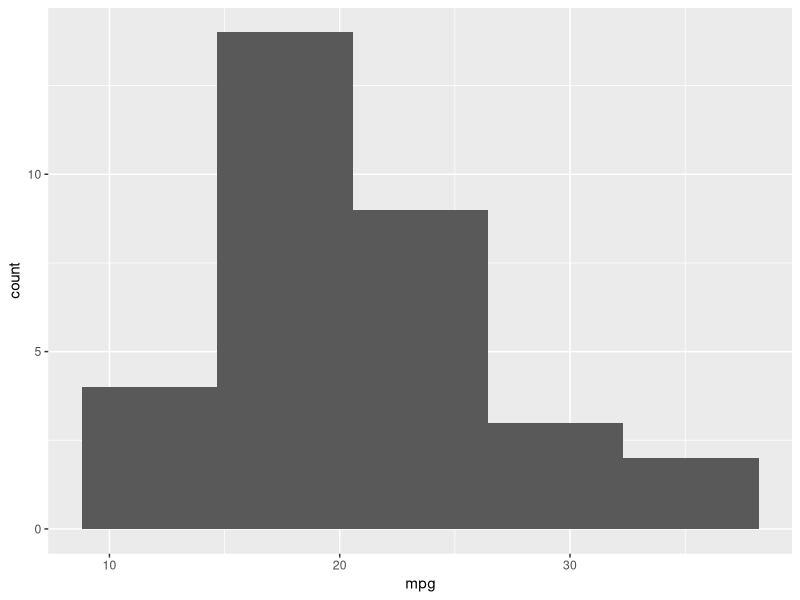
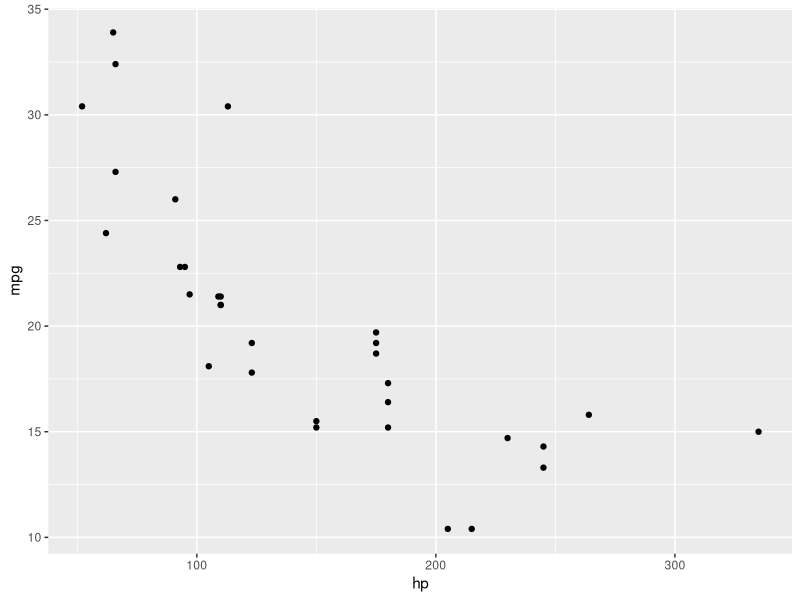
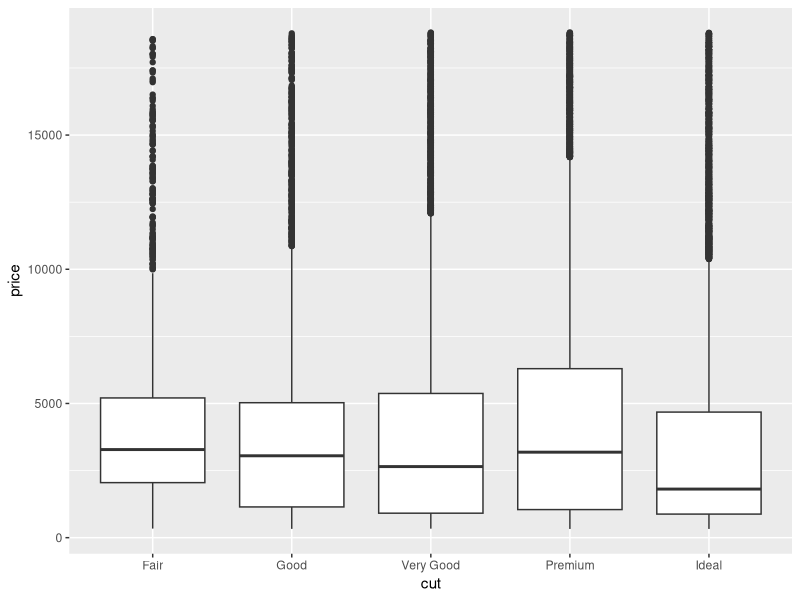
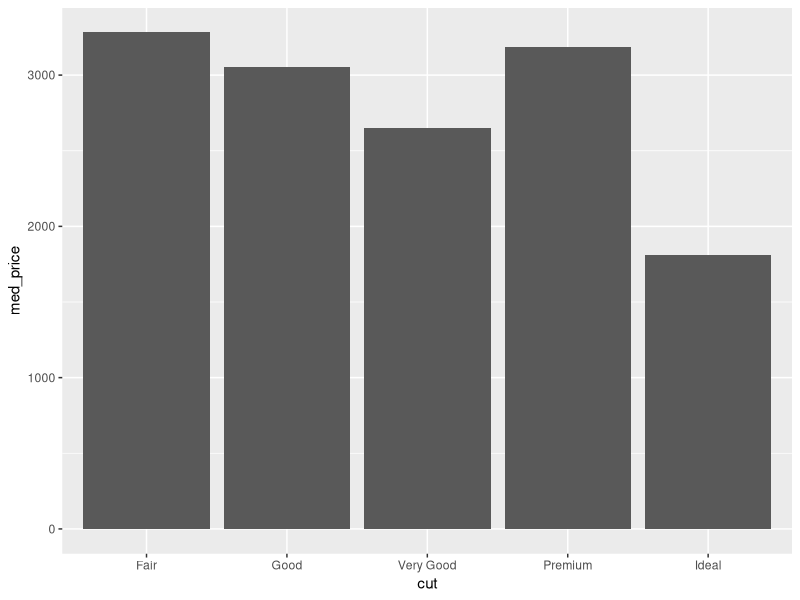
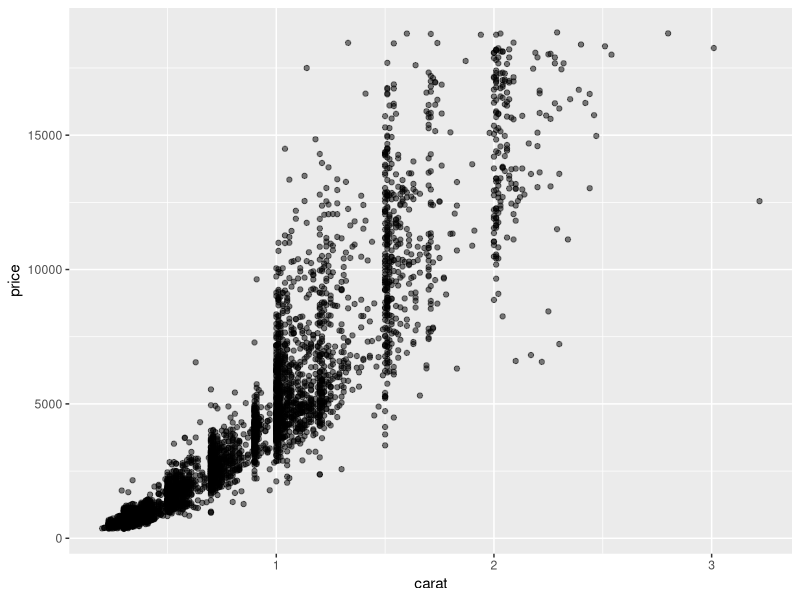
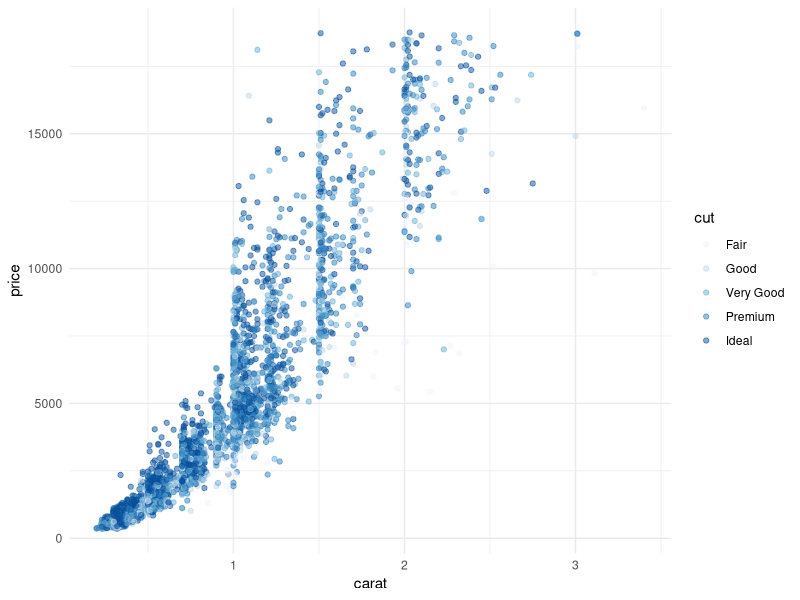
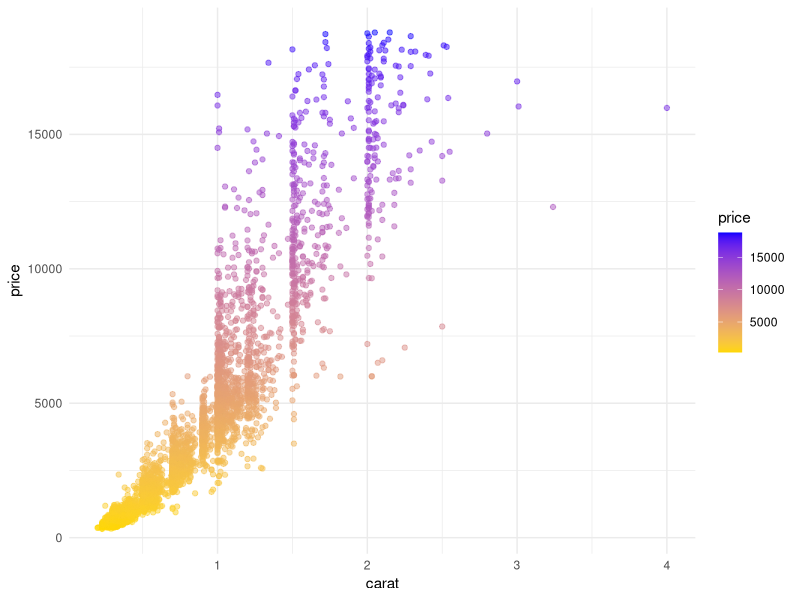
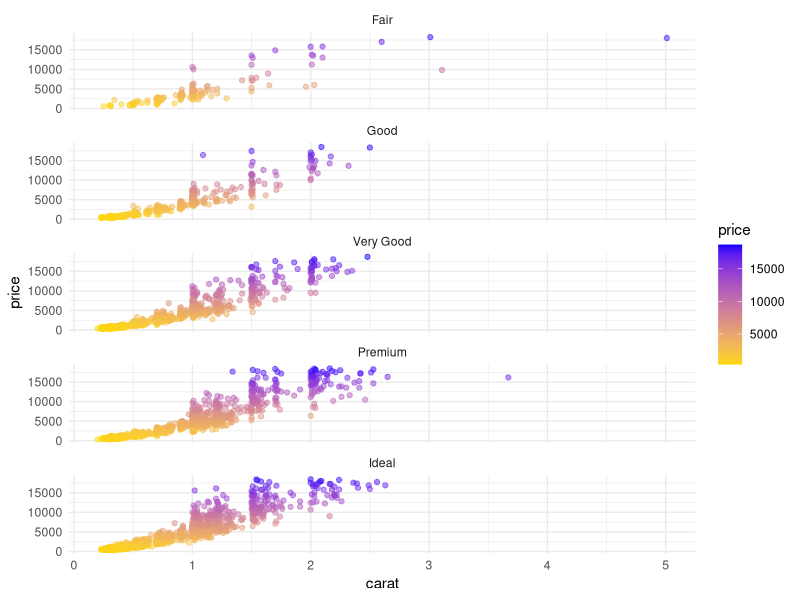

These figures' R source, in order: (Note: this script raises an error after producing the figures.)
#load library
library(tidyverse)

View(diamonds)

head(mtcars)

#first plot
ggplot(data = mtcars,
       mapping = aes(x = mpg))+
  #การแสดงผล
  #bins hyper parameters เปลี่ยนหน้าตา chrt
  geom_histogram(bins=5)


#2 variable discrete
base2 <- ggplot(mtcars,aes(x=hp,y=mpg))

base2 + geom_point()


# 2 vairable ,1 discrete, 1 continuous
ggplot(diamonds,
       aes(x=cut, y=price)) + 
       geom_boxplot()
#summarize data => build geom_col
agg <- diamonds %>%
  group_by(cut) %>%
  summarise(med_price = median(price))

ggplot(agg,
       aes(cut,med_price)) +
       geom_col()


#ggplot()
##overplotting

ggplot(sample_n(diamonds,5000),
       aes(carat,price))+
  geom_point(alpha=0.5)


#lock result sudo random
set.seed(42)
#sample 8 %
#use color palette
ggplot(sample_frac(diamonds,0.08),
       aes(carat,price, col=cut))+
  geom_point(alpha=0.5) +
  theme_minimal() +
  scale_color_brewer(type="seq",
                     palette = 1)


ggplot(sample_frac(diamonds,0.08),
       aes(carat,price, col=price))+
  geom_point(alpha=0.5) +
  theme_minimal() +
  scale_color_gradient(low = "gold",
                       high = "blue")

###highlight facet
#segment our charts into groups
ggplot(sample_frac(diamonds,0.08),
       aes(carat,price, col=price))+
  geom_point(alpha=0.5) +
  theme_minimal() +
  scale_color_gradient(low = "gold",
                       high = "blue") +
  #separate big chart into small
  facet_wrap(~cut,ncol=1)


#label
ggplot(mtcars,aes(hp,mpg))+
  geom_point() +
  theme_minimal()+
  labs(
    title = "My first scatter plot",
    subtitle = "Awesome work!",
    x = "horse Power",
    y = "Miles per Gallon",
    caption = "Source: R Studio"
  )


library(ggthemes)

ggplot(diamonds,aes(cut,fill=color))+
  geom_bar(position= "fill")+
  theme_wjs()

